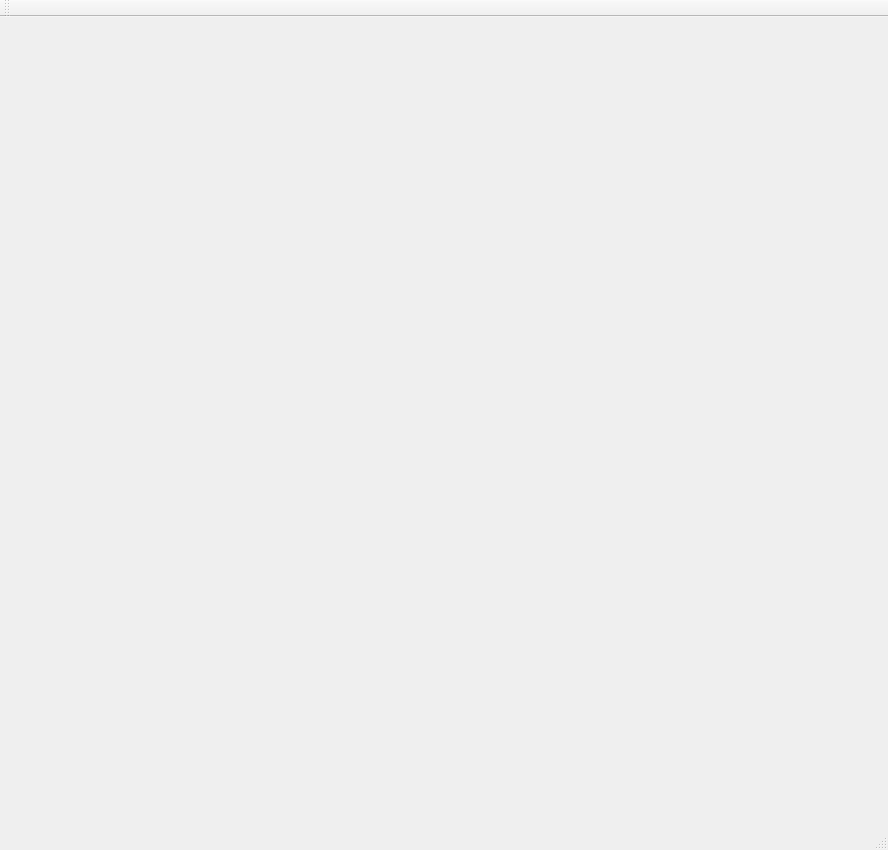
<?xml version="1.0" encoding="UTF-8"?>
<ui version="4.0">
 <class>MainWindow</class>
 <widget class="QMainWindow" name="MainWindow">
  <property name="geometry">
   <rect>
    <x>0</x>
    <y>0</y>
    <width>888</width>
    <height>850</height>
   </rect>
  </property>
  <property name="sizePolicy">
   <sizepolicy hsizetype="Fixed" vsizetype="Fixed">
    <horstretch>0</horstretch>
    <verstretch>0</verstretch>
   </sizepolicy>
  </property>
  <property name="windowTitle">
   <string>MainWindow</string>
  </property>
  <widget class="QWidget" name="centralWidget">
   <property name="sizePolicy">
    <sizepolicy hsizetype="Fixed" vsizetype="Fixed">
     <horstretch>0</horstretch>
     <verstretch>0</verstretch>
    </sizepolicy>
   </property>
  </widget>
  <widget class="QMenuBar" name="menuBar">
   <property name="geometry">
    <rect>
     <x>0</x>
     <y>0</y>
     <width>888</width>
     <height>19</height>
    </rect>
   </property>
  </widget>
  <widget class="QToolBar" name="mainToolBar">
   <attribute name="toolBarArea">
    <enum>TopToolBarArea</enum>
   </attribute>
   <attribute name="toolBarBreak">
    <bool>false</bool>
   </attribute>
  </widget>
  <widget class="QStatusBar" name="statusBar"/>
 </widget>
 <layoutdefault spacing="6" margin="11"/>
 <resources/>
 <connections/>
</ui>
